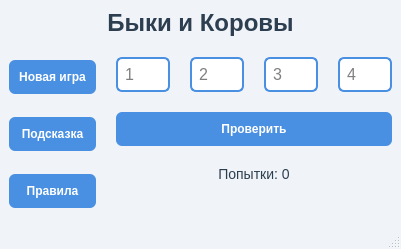
<?xml version="1.0" encoding="UTF-8"?>
<ui version="4.0">
 <class>MainWindow</class>
 <widget class="QMainWindow" name="MainWindow">
  <property name="geometry">
   <rect>
    <x>0</x>
    <y>0</y>
    <width>200</width>
    <height>150</height>
   </rect>
  </property>
  <property name="windowTitle">
   <string>Быки и Коровы</string>
  </property>
  <property name="styleSheet">
   <string notr="true">
    QMainWindow {
    background-color: #f0f4f8;
    font-family: Arial, sans-serif;
    }

    QPushButton {
    background-color: #4a90e2;
    color: white;
    border: none;
    padding: 10px;
    border-radius: 6px;
    font-weight: bold;
    }

    QPushButton:hover {
    background-color: #357abd;
    }

    QLineEdit {
    border: 2px solid #4a90e2;
    border-radius: 6px;
    padding: 5px;
    font-size: 16px;
    text-align: center;
    width: 40px;
    }

    QLabel {
    color: #2c3e50;
    font-size: 14px;
    }
   </string>
  </property>
  <widget class="QWidget" name="centralwidget">
   <layout class="QVBoxLayout" name="mainLayout">
    <property name="spacing">
     <number>20</number>
    </property>
    <item>
     <widget class="QLabel" name="gameTitle">
      <property name="text">
       <string>Быки и Коровы</string>
      </property>
      <property name="alignment">
       <set>Qt::AlignCenter</set>
      </property>
      <property name="styleSheet">
       <string notr="true">
        font-size: 24px;
        font-weight: bold;
        color: #2c3e50;
       </string>
      </property>
     </widget>
    </item>
    <item>
     <layout class="QHBoxLayout" name="contentLayout">
      <item>
       <layout class="QVBoxLayout" name="leftLayout">
        <item>
         <widget class="QPushButton" name="startButton">
          <property name="text">
           <string>Новая игра</string>
          </property>
         </widget>
        </item>
        <item>
         <widget class="QPushButton" name="hintButton">
          <property name="text">
           <string>Подсказка</string>
          </property>
         </widget>
        </item>
        <item>
         <widget class="QPushButton" name="helpButton">
          <property name="text">
           <string>Правила</string>
          </property>
         </widget>
        </item>
        <item>
         <spacer name="verticalSpacer">
          <property name="orientation">
           <enum>Qt::Vertical</enum>
          </property>
          <property name="sizeType">
           <enum>QSizePolicy::Expanding</enum>
          </property>
         </spacer>
        </item>
       </layout>
      </item>
      <item>
       <layout class="QVBoxLayout" name="rightLayout">
        <item>
         <layout class="QHBoxLayout" name="guessLayout">
          <item>
           <widget class="QLineEdit" name="guessInput1">
            <property name="maxLength">
             <number>1</number>
            </property>
            <property name="placeholderText">
             <string>1</string>
            </property>
           </widget>
          </item>
          <item>
           <widget class="QLineEdit" name="guessInput2">
            <property name="maxLength">
             <number>1</number>
            </property>
            <property name="placeholderText">
             <string>2</string>
            </property>
           </widget>
          </item>
          <item>
           <widget class="QLineEdit" name="guessInput3">
            <property name="maxLength">
             <number>1</number>
            </property>
            <property name="placeholderText">
             <string>3</string>
            </property>
           </widget>
          </item>
          <item>
           <widget class="QLineEdit" name="guessInput4">
            <property name="maxLength">
             <number>1</number>
            </property>
            <property name="placeholderText">
             <string>4</string>
            </property>
           </widget>
          </item>
         </layout>
        </item>
        <item>
         <widget class="QPushButton" name="guessButton">
          <property name="text">
           <string>Проверить</string>
          </property>
         </widget>
        </item>
        <item>
         <widget class="QLabel" name="attemptsLabel">
          <property name="text">
           <string>Попытки: 0</string>
          </property>
          <property name="alignment">
           <set>Qt::AlignCenter</set>
          </property>
         </widget>
        </item>
        <item>
         <widget class="QLabel" name="resultLabel">
          <property name="text">
           <string/>
          </property>
          <property name="alignment">
           <set>Qt::AlignCenter</set>
          </property>
          <property name="styleSheet">
           <string notr="true">
            color: #27ae60;
            font-weight: bold;
           </string>
          </property>
         </widget>
        </item>
       </layout>
      </item>
     </layout>
    </item>
   </layout>
  </widget>
  <widget class="QMenuBar" name="menubar">
   <property name="geometry">
    <rect>
     <x>0</x>
     <y>0</y>
     <width>600</width>
     <height>21</height>
    </rect>
   </property>
  </widget>
  <widget class="QStatusBar" name="statusbar"/>
 </widget>
 <resources/>
 <connections/>
</ui>
